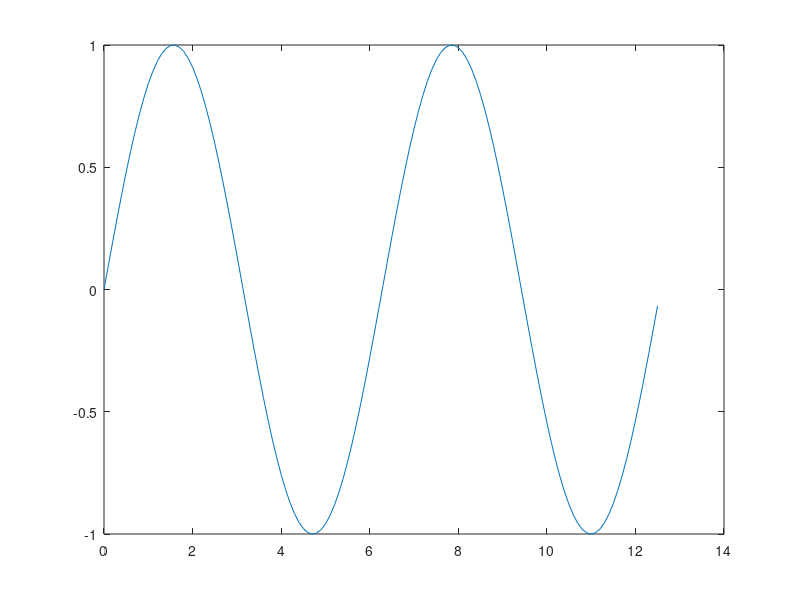

Write the MATLAB code that produced this figure. (Note: this script raises an error after producing the figure.)
%% Example 1: Using regular syntax
figure(1); clf;
title('AddAxis 6 Test');
x = 0:.1:4*pi;
plot(x,sin(x));
addaxis(x,sin(x-pi/3));
addaxis(x,sin(x-pi/2),[-2 5],'linewidth',2);
addaxis(x,sin(x-pi/1.5),[-2 2],'v-','linewidth',2);
addaxis(x,5.3*sin(x-pi/1.3),':','linewidth',2);
addaxislabel(1,'one');
addaxislabel(2,'two');
addaxislabel(3,'three');
addaxislabel(4,'four');
addaxislabel(5,'five');

